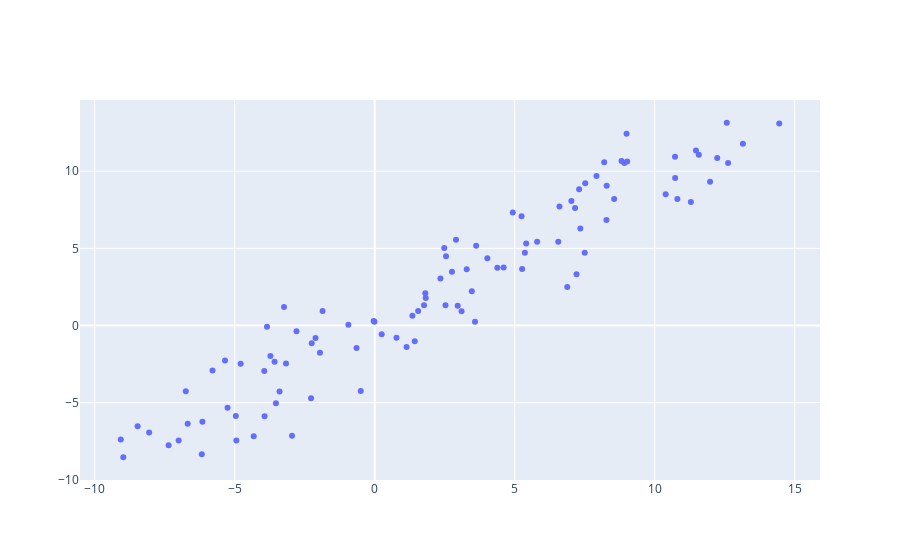

The notebook cell this image was saved under:
### Code cell
go.Figure(data = [go.Scatter(x = X, 
                             y = Y, 
                             mode = 'markers')])
